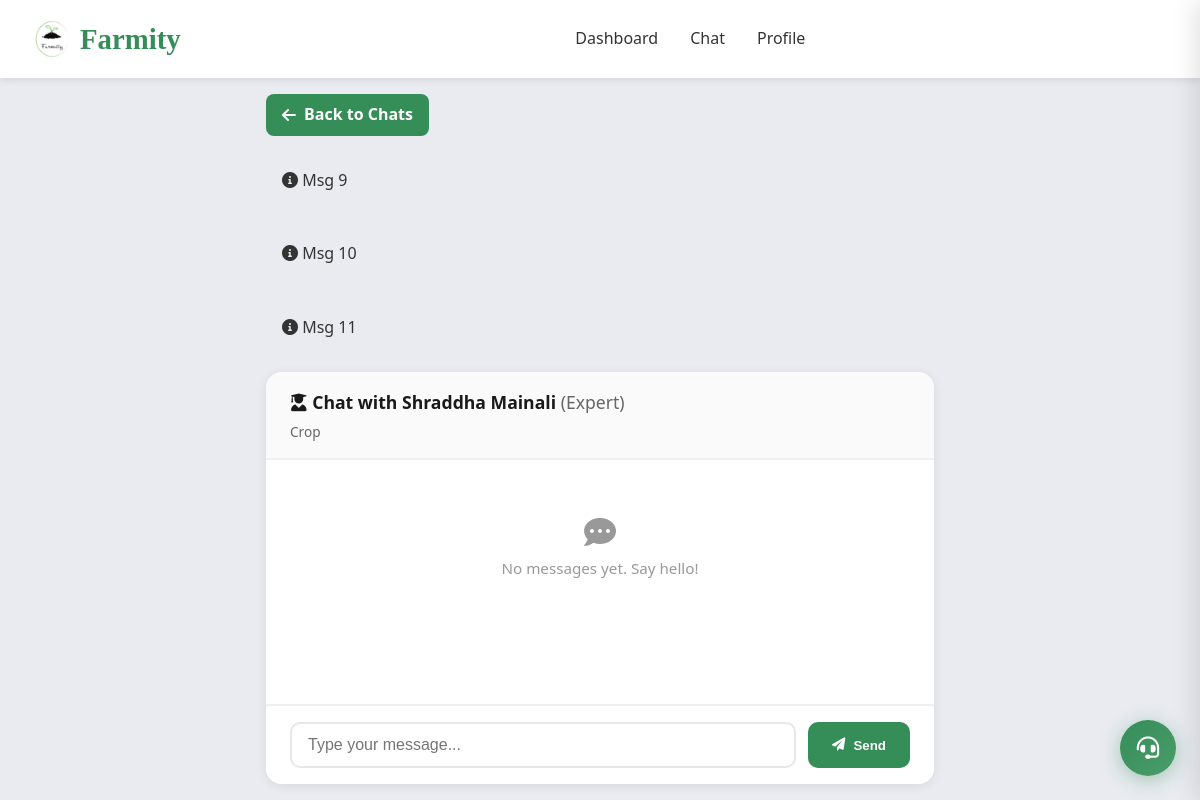
Page /chat/3/ (signed in) on the earlier database version.
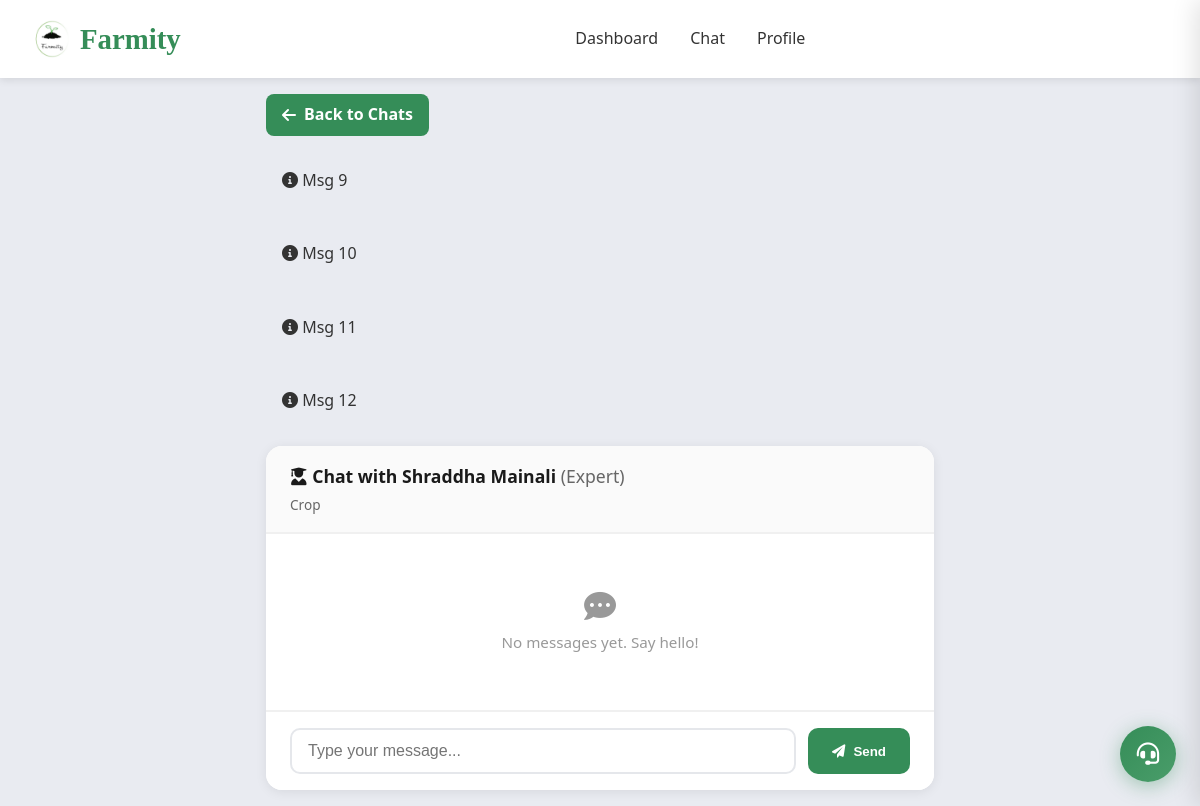
Same page on the later database version.
### accounts/models.py (models this page shows)
class ExpertChatMessage(models.Model):
    thread = models.ForeignKey(ExpertChatThread, on_delete=models.CASCADE, related_name='messages')
    sender = models.ForeignKey(User, on_delete=models.CASCADE, related_name='chat_messages')
    message = models.TextField()
    created_at = models.DateTimeField(auto_now_add=True)
    class Meta:
        ordering = ('created_at',)
    def __str__(self):
        return f"Msg {self.id}"

### accounts/views.py (the view, shortened to what this page needs)
# urls.py: path('chat/<int:thread_id>/', chat_thread_detail, name='chat_thread'),
@login_required
def chat_thread_detail(request, thread_id):
    if request.user.role not in {'buyer', 'farmer', 'agricultural_expert'}:
        return _redirect_to_role_home_response(request.user)
    if request.user.role == 'agricultural_expert':
        return redirect(reverse('expert_dashboard') + '?section=chat&thread_id=' + str(thread_id))
    if request.user.role == 'farmer':
        kyc_request = request.user.kyc_requests.first()
        kyc_status = kyc_request.status if kyc_request else None
        if kyc_status != 'approved':
            messages.error(request, 'KYC verification is required to chat with experts. Please complete your KYC verification first.')
            return redirect('farmer_dashboard')
    try:
        thread = ExpertChatThread.objects.select_related('expert', 'expert__user', 'created_by').get(id=thread_id)
    except ExpertChatThread.DoesNotExist:
        messages.error(request, 'Chat thread not found.')
        return redirect('chat_threads')
    if request.user.role != 'agricultural_expert':
        if thread.created_by_id != request.user.id:
            messages.error(request, 'You do not have access to this chat.')
            return redirect('chat_threads')
    messages_list = ExpertChatMessage.objects.filter(thread=thread).select_related('sender').order_by('created_at')
    context = {
        'thread': thread,
        'messages': messages_list,
    }
    return render(request, 'chat_thread_detail.html', context)

### accounts/context_processors.py (called while the page is built, shortened)
def admin_collections_payouts_summary(request):
    if not request.user.is_authenticated or getattr(request.user, 'role', None) != 'admin':
        return {}

### templates/chat_thread_detail.html (shortened to what this page needs)
<!DOCTYPE html>
<html lang="en">
<head>
    <link rel="stylesheet" href="/static/css/style.css">
    <link href="https://cdnjs.cloudflare.com/ajax/libs/font-awesome/6.0.0/css/all.min.css" rel="stylesheet">
</head>
<body>
    <header class="main-header">
        <div class="header-container">
            <div class="logo">
                <a href="/" style="display: flex; align-items: center; gap: 0.5rem; text-decoration: none; color: inherit;">
                    <img src="/static/images/Farmity%20logo.png" alt="Farmity" class="logo-img" onerror="this.style.display='none'">
                    <span class="logo-text">Farmity</span>
                </a>
            </div>
            <nav class="main-nav">
                {% if request.user.role == 'farmer' %}<a href="{% url 'farmer_dashboard' %}">Dashboard</a>
                {% elif request.user.role == 'buyer' %}<a href="{% url 'user_dashboard' %}">Dashboard</a>
                {% elif request.user.role == 'agricultural_expert' %}<a href="{% url 'expert_dashboard' %}">Dashboard</a>
                {% else %}<a href="{% url 'dashboard' %}">Dashboard</a>{% endif %}
                <a href="{% url 'chat_threads' %}">Chat</a>
                <a href="{% url 'profile' %}">Profile</a>
            </nav>
        </div>
    </header>
    <main class="main-content">
        <a href="{% url 'chat_threads' %}" class="btn-back"><i class="fas fa-arrow-left"></i> Back to Chats</a>
        {% if messages %}
            <div class="user-page-messages messages-auto-dismiss" data-dismiss-ms="3000" style="transition: opacity 0.3s ease;">
            {% for message in messages %}
            <div class="alert alert-{{ message.tags }}"><i class="fas fa-info-circle"></i> {{ message }}</div>
            {% endfor %}
            </div>
        {% endif %}
        <div class="chat-card">
            <div class="chat-header">
                <h2>
                    {% if request.user.role == 'agricultural_expert' %}
                        <i class="fas fa-user"></i> Chat with {{ thread.created_by.email }}
                        {% if thread.created_by.role == 'farmer' %}(Farmer){% elif thread.created_by.role == 'buyer' %}(Buyer){% endif %}
                    {% else %}
                        <i class="fas fa-user-graduate"></i> Chat with {{ thread.expert.name|default:thread.expert.user.email }}
                        <span style="font-weight:400;color:#666;">(Expert)</span>
                    {% endif %}
                </h2>
                <p>{{ thread.expert.specialization|default:"Agricultural Expert" }}</p>
            </div>
            <div class="chat-messages">
                {% if messages_list %}
                    {% for msg in messages_list %}
                    <div class="msg {% if msg.sender_id == request.user.id %}sent{% else %}received{% endif %}">
                        <div class="msg-bubble">
                            {{ msg.message|linebreaksbr }}
                            <div class="msg-meta">{{ msg.created_at|date:"M d, h:i A" }} • {{ msg.sender.email }}</div>
                        </div>
                    </div>
                    {% endfor %}
                {% else %}
                    <div class="empty-msg">
                        <i class="fas fa-comment-dots" style="font-size:2rem;margin-bottom:0.5rem;"></i><br>
                        No messages yet. Say hello!
                    </div>
                {% endif %}
            </div>
            <div class="chat-form">
                <form method="POST" action="">
                    <input type="text" name="message" placeholder="Type your message..." required autocomplete="off">
                    <button type="submit"><i class="fas fa-paper-plane"></i> Send</button>
                </form>
            </div>
        </div>
    </main>
    {% include 'support_widget.html' %}
</body>
</html>

Differences in the rows shown:
added ExpertChatMessage: id "Msg 12"
